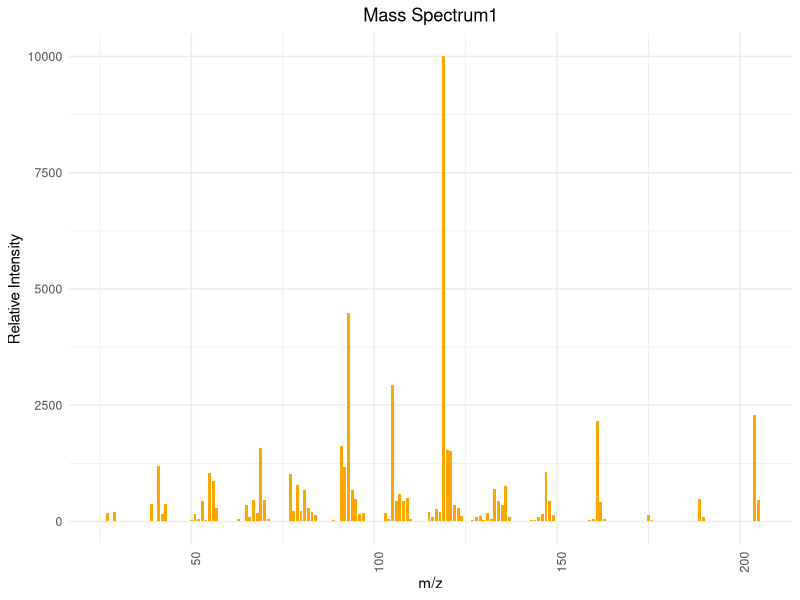
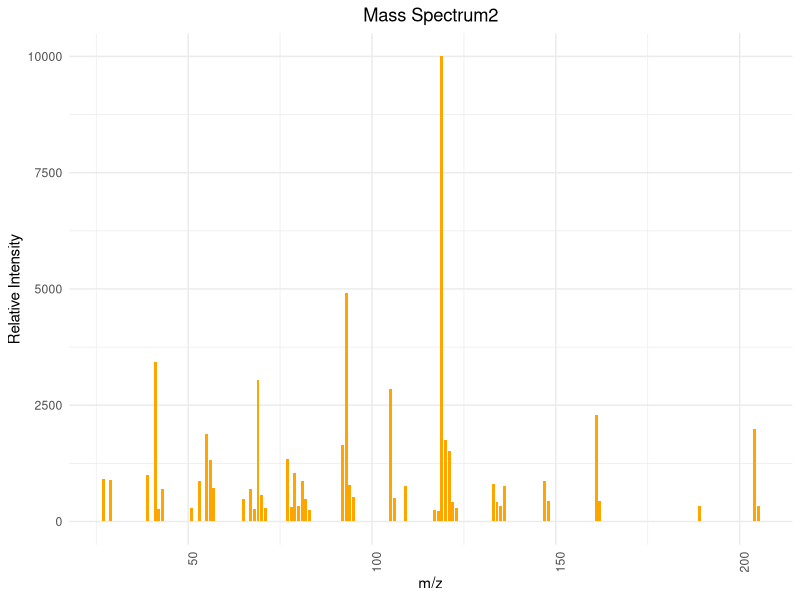
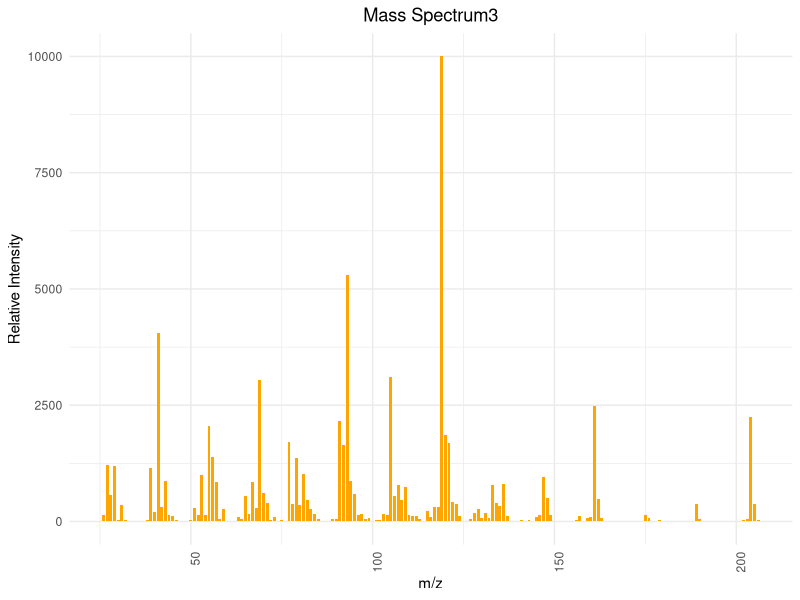
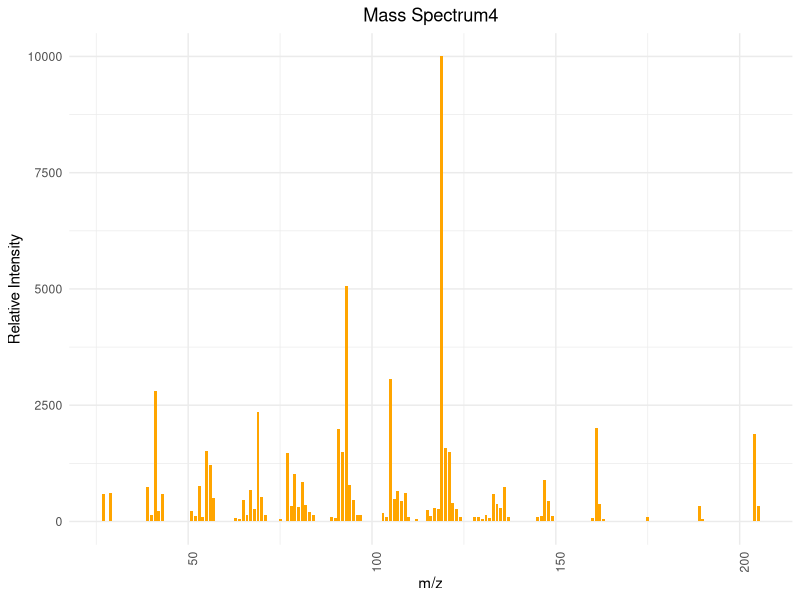
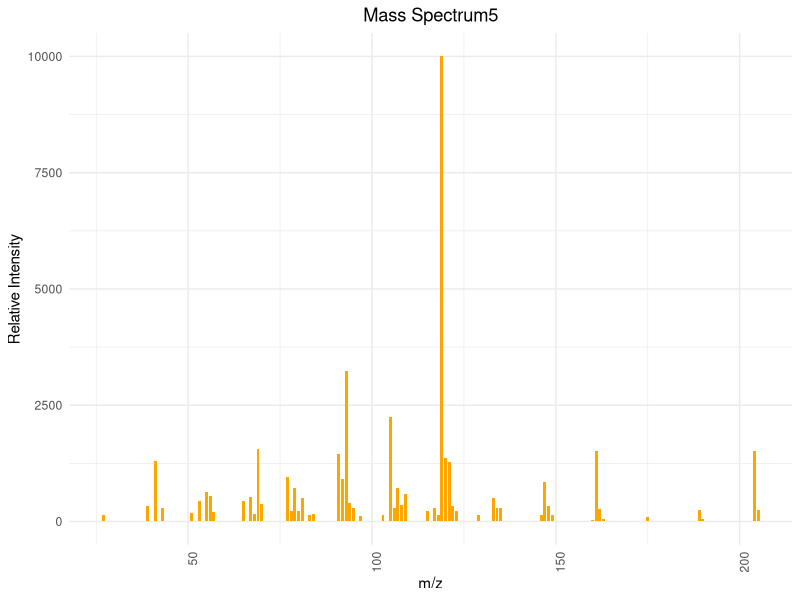

The R source for these figures, in order:
## ---- chunk 1
# 安装并加载所需的包
library(ggplot2)

# 图1
mz1 <- c(26, 27, 29, 30, 31, 33, 37, 38, 39, 41, 42, 43, 45, 46, 47, 49, 50, 51, 52, 53, 54, 55, 56, 57, 58, 59, 60, 61, 62, 63, 64, 65, 66, 67, 68, 69, 70, 71, 72, 73, 74, 75, 76, 77, 78, 79, 80, 81, 82, 83, 84, 85, 86, 87, 88, 89, 90, 91, 92, 93, 94, 95, 96, 97, 98, 99, 100, 101, 102, 103, 104, 105, 106, 107, 108, 109, 110, 111, 112, 113, 114, 115, 116, 117, 118, 119, 120, 121, 122, 123, 124, 125, 126, 127, 128, 129, 130, 131, 132, 133, 134, 135, 136, 137, 138, 139, 140, 141, 142, 143, 144, 145, 146, 147, 148, 149, 150, 151, 152, 153, 154, 155, 156, 157, 158, 159, 160, 161, 162, 163, 164, 165, 166, 167, 168, 169, 170, 171, 172, 173, 174, 175, 176, 177, 178, 179, 180, 181, 182, 183, 184, 185, 186, 187, 188, 189, 190, 191, 192, 193, 194, 195, 196, 197, 198, 199, 200, 201, 202, 203, 204, 205)
intensity1 <- c(10, 190, 210, 5, 5, 5, 5, 5, 370, 1200, 160, 370, 5, 5, 5, 5, 30, 160, 50, 450, 40, 1050, 860, 300, 10, 5, 5, 5, 10, 60, 20, 350, 90, 460, 180, 1590, 460, 50, 10, 10, 5, 10, 10, 1020, 230, 780, 220, 670, 290, 210, 140, 10, 5, 10, 5, 40, 10, 1630, 1170, 4480, 670, 480, 160, 180, 10, 5, 5, 5, 20, 190, 60, 2930, 450, 600, 430, 510, 60, 20, 10, 5, 5, 210, 100, 260, 210, 9999, 1530, 1510, 360, 300, 110, 10, 10, 30, 100, 110, 40, 190, 50, 700, 440, 360, 770, 100, 10, 10, 5, 20, 20, 30, 30, 100, 170, 1060, 440, 130, 10, 5, 5, 5, 5, 5, 5, 10, 10, 40, 50, 2150, 410, 60, 5, 5, 5, 10, 5, 5, 5, 5, 5, 10, 5, 150, 40, 5, 5, 5, 5, 5, 5, 5, 5, 5, 5, 5, 10, 480, 90, 5, 5, 5, 5, 5, 5, 5, 5, 5, 5, 10, 5, 10, 2300, 470)

data1 <- data.frame(mz1, intensity1)


ggplot(data1, aes(x=mz1, y=intensity1)) +
  geom_bar(stat="identity", fill="orange", width=0.8) + 
  theme_minimal() + 
  labs(title="Mass Spectrum1",
       x="m/z",
       y="Relative Intensity") + 
  theme(axis.text.x = element_text(angle = 90, hjust = 1), plot.title = element_text(hjust = 0.5))  

# 图2
mz2 <- c(27, 29, 39, 41, 42, 43, 51, 53, 55, 56, 57, 65, 67, 68, 69, 70, 71, 77, 78, 79, 80, 81, 82, 83, 92, 93, 94, 95, 105, 106, 109, 117, 118, 119, 120, 121, 122, 123, 133, 134, 135, 136, 147, 148, 161, 162, 189, 204, 205)
intensity2 <- c(910, 900, 1010, 3440, 260, 700, 280, 880, 1890, 1330, 730, 480, 690, 260, 3040, 560, 280, 1350, 310, 1040, 330, 870, 480, 250, 1640, 4920, 790, 530, 2840, 500, 760, 240, 220, 9999, 1760, 1520, 410, 300, 800, 410, 330, 770, 880, 430, 2300, 440, 340, 1980, 340)

data2 <- data.frame(mz2, intensity2)

ggplot(data2, aes(x=mz2, y=intensity2)) +
  geom_bar(stat="identity", fill="orange", width=0.8) + 
  theme_minimal() + 
  labs(title="Mass Spectrum2",
       x="m/z",
       y="Relative Intensity") + 
  theme(axis.text.x = element_text(angle = 90, hjust = 1), plot.title = element_text(hjust = 0.5))  

# 图3
mz3 <- c(26, 27, 28, 29, 30, 31, 32, 37, 38, 39, 40, 41, 42, 43, 44, 45, 46, 50, 51, 52, 53, 54, 55, 56, 57, 58, 59, 62, 63, 64, 65, 66, 67, 68, 69, 70, 71, 72, 73, 75, 76, 77, 78, 79, 80, 81, 82, 83, 84, 85, 87, 88, 89, 90, 91, 92, 93, 94, 95, 96, 97, 98, 99, 101, 102, 103, 104, 105, 106, 107, 108, 109, 110, 111, 112, 113, 114, 115, 116, 117, 118, 119, 120, 121, 122, 123, 124, 125, 127, 128, 129, 130, 131, 132, 133, 134, 135, 136, 137, 138, 139, 141, 143, 144, 145, 146, 147, 148, 149, 150, 153, 156, 157, 158, 159, 160, 161, 162, 163, 165, 166, 175, 176, 179, 189, 190, 194, 202, 203, 204, 205, 206)
intensity3 <- c(150, 1220, 570, 1190, 30, 350, 30, 10, 30, 1160, 210, 4050, 320, 870, 140, 120, 30, 40, 300, 150, 1010, 130, 2060, 1380, 850, 60, 270, 10, 100, 60, 550, 160, 850, 290, 3050, 620, 390, 40, 90, 30, 20, 1700, 380, 1370, 350, 1020, 460, 260, 170, 50, 20, 20, 60, 50, 2160, 1650, 5310, 870, 590, 150, 170, 60, 80, 40, 40, 170, 130, 3100, 550, 780, 460, 740, 130, 120, 110, 50, 10, 220, 100, 310, 310, 9999, 1860, 1690, 410, 370, 120, 20, 60, 190, 260, 70, 180, 80, 790, 400, 340, 800, 110, 20, 20, 30, 30, 20, 100, 140, 960, 500, 130, 20, 20, 30, 110, 20, 70, 90, 2490, 480, 70, 10, 10, 130, 70, 30, 370, 60, 20, 30, 60, 2250, 370, 40)

data3 <- data.frame(mz3, intensity3)

ggplot(data3, aes(x=mz3, y=intensity3)) +
  geom_bar(stat="identity", fill="orange", width=0.8) + 
  theme_minimal() + 
  labs(title="Mass Spectrum3",
       x="m/z",
       y="Relative Intensity") + 
  theme(axis.text.x = element_text(angle = 90, hjust = 1), plot.title = element_text(hjust = 0.5)) 

# 图4
mz4 <- c(27, 29, 39, 40, 41, 42, 43, 51, 52, 53, 54, 55, 56, 57, 63, 64, 65, 66, 67, 68, 69, 70, 71, 75, 77, 78, 79, 80, 81, 82, 83, 84, 89, 90, 91, 92, 93, 94, 95, 96, 97, 103, 104, 105, 106, 107, 108, 109, 110, 112, 115, 116, 117, 118, 119, 120, 121, 122, 123, 124, 128, 129, 130, 131, 132, 133, 134, 135, 136, 137, 145, 146, 147, 148, 149, 160, 161, 162, 163, 175, 189, 190, 204, 205)
intensity4 <- c(600, 620, 750, 130, 2810, 230, 590, 220, 110, 770, 100, 1520, 1210, 500, 80, 60, 470, 130, 670, 260, 2360, 530, 140, 60, 1480, 330, 1030, 310, 840, 350, 210, 140, 100, 70, 1990, 1500, 5060, 790, 470, 130, 150, 190, 100, 3060, 480, 660, 450, 610, 100, 60, 250, 120, 280, 260, 9999, 1580, 1500, 400, 270, 100, 100, 100, 50, 150, 70, 590, 380, 290, 750, 90, 90, 120, 900, 440, 120, 70, 2000, 380, 60, 90, 330, 50, 1880, 340)

data4 <- data.frame(mz4, intensity4)

ggplot(data4, aes(x=mz4, y=intensity4)) +
  geom_bar(stat="identity", fill="orange", width=0.8) + 
  theme_minimal() + 
  labs(title="Mass Spectrum4",
       x="m/z",
       y="Relative Intensity") + 
  theme(axis.text.x = element_text(angle = 90, hjust = 1), plot.title = element_text(hjust = 0.5)) 

# 图5
mz5 <- c(27, 39, 41, 43, 51, 53, 55, 56, 57, 65, 67, 68, 69, 70, 77, 78, 79, 80, 81, 83, 84, 91, 92, 93, 94, 95, 97, 103, 105, 106, 107, 108, 109, 115, 117, 118, 119, 120, 121, 122, 123, 129, 133, 134, 135, 146, 147, 148, 149, 160, 161, 162, 163, 175, 189, 190, 204, 205)
intensity5 <- c(140, 340, 1290, 300, 180, 440, 640, 550, 210, 430, 520, 170, 1550, 370, 950, 220, 710, 220, 500, 140, 170, 1460, 910, 3240, 400, 290, 110, 140, 2250, 290, 720, 360, 600, 220, 300, 150, 9999, 1370, 1270, 330, 230, 130, 500, 280, 290, 130, 840, 330, 150, 40, 1520, 270, 60, 90, 240, 50, 1510, 240)

data5 <- data.frame(mz5, intensity5)

ggplot(data5, aes(x=mz5, y=intensity5)) +
  geom_bar(stat="identity", fill="orange", width=0.8) + 
  theme_minimal() + 
  labs(title="Mass Spectrum5",
       x="m/z",
       y="Relative Intensity") + 
  theme(axis.text.x = element_text(angle = 90, hjust = 1), plot.title = element_text(hjust = 0.5)) 
